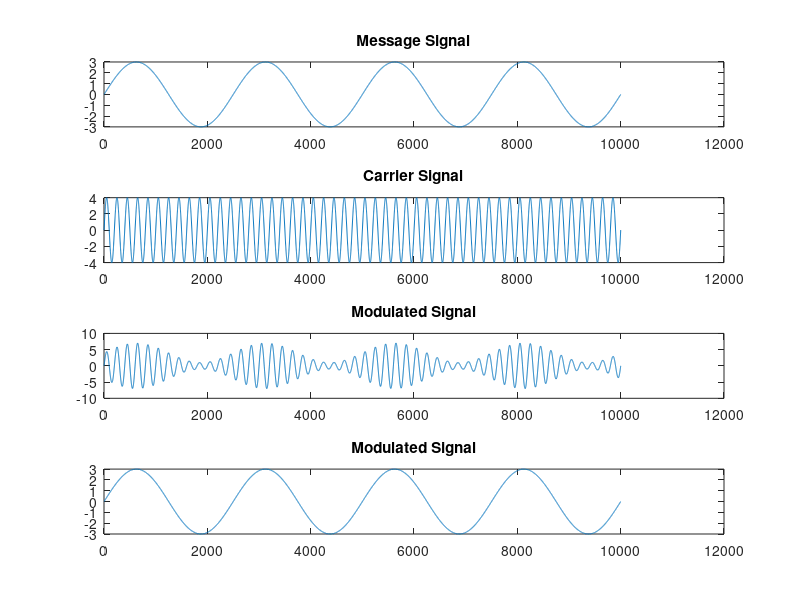

Write the MATLAB code that produced this figure.
clc;
t = 0:0.0001:1;

% message signal
fm = 4;
am = 3;
ym = am*sin(2*pi*fm*t);

% carrier signal
fc = 50;
ac = 4;
yc = ac*sin(2*pi*fc*t);

% modulation
modulatedSignal = (ac + am*sin(2*pi*fm*t)).*sin(2*pi*fc*t);

% demodulation
demodulatedSignal = modulatedSignal./sin(2*pi*fc*t) - ac;

% plotting
subplot(4, 1, 1);
plot(ym);
title('Message Signal');
subplot(4, 1, 2);
plot(yc);
title('Carrier Signal');
subplot(4, 1, 3);
plot(modulatedSignal);
title('Modulated Signal');
subplot(4, 1, 4);
plot(demodulatedSignal);
title('Modulated Signal');